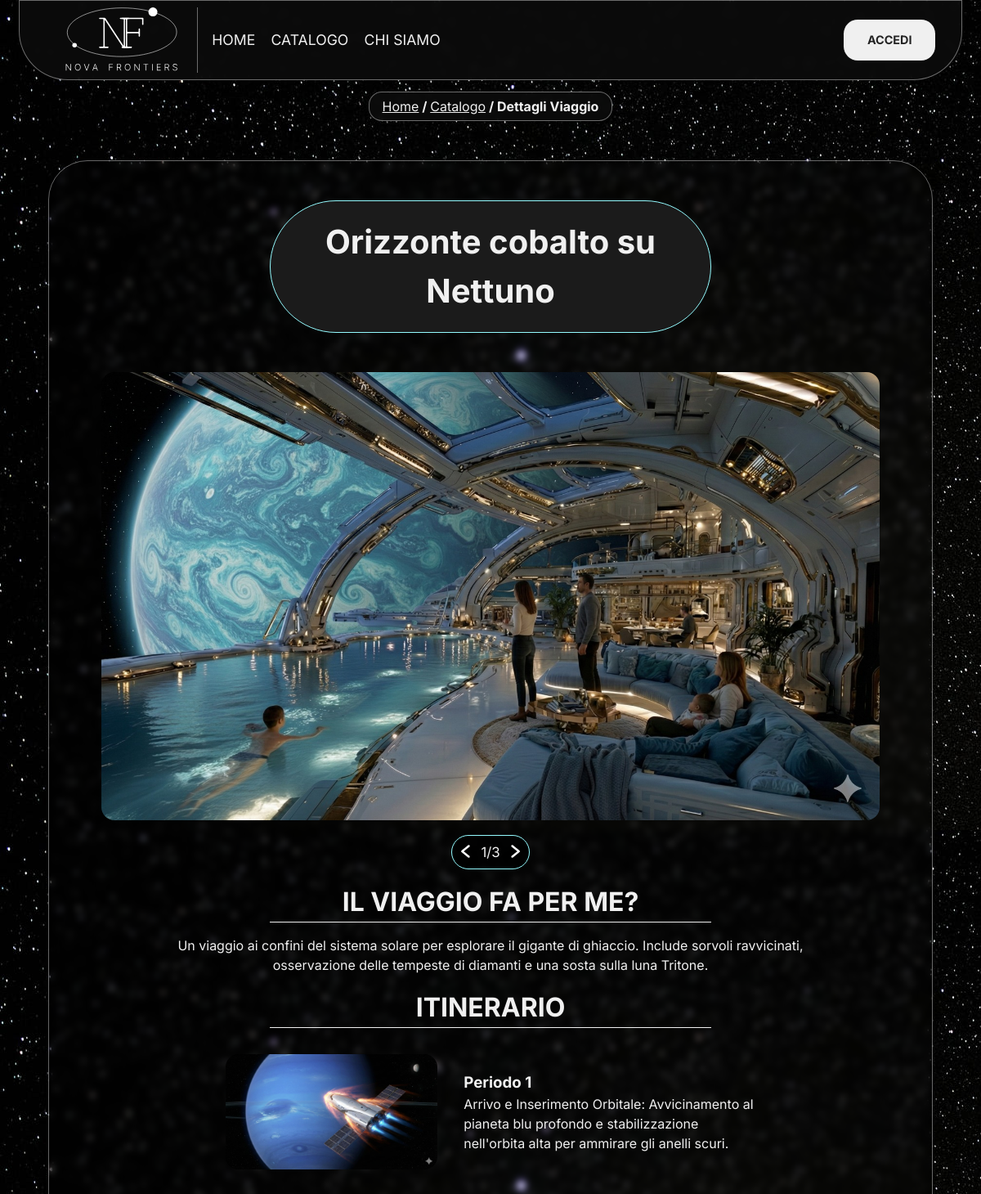
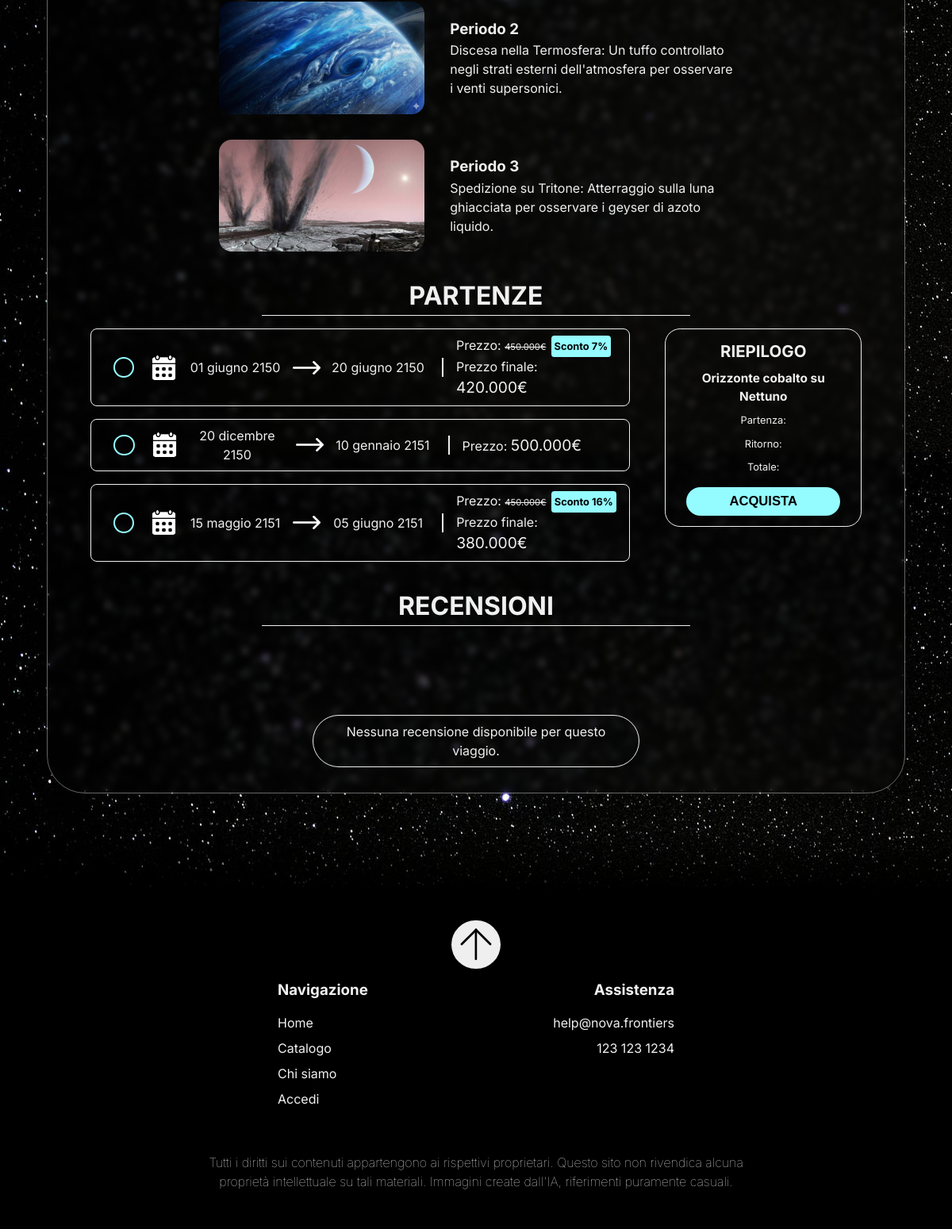
Page /dettagli.php?viaggio=Orizzonte+cobalto+su+Nettuno on the committed database (2 pictures, top to bottom).
### tables this page shows
CREATE TABLE Immagini (
    id INT PRIMARY KEY,
    alt_text VARCHAR(255),
    url_immagine VARCHAR(500) NOT NULL,
    tipo_viaggio_nome VARCHAR(100),
    periodo_itinerario_id INT,
    FOREIGN KEY (tipo_viaggio_nome) REFERENCES Tipo_Viaggio(nome)
        ON UPDATE CASCADE ON DELETE SET NULL,
    FOREIGN KEY (periodo_itinerario_id) REFERENCES Periodo_Itinerario(id)
        ON UPDATE CASCADE ON DELETE SET NULL
);

CREATE TABLE Periodo_Itinerario (
    id INT PRIMARY KEY,
    tipo_viaggio_nome VARCHAR(100) NOT NULL,
    descrizione TEXT NOT NULL,
    FOREIGN KEY (tipo_viaggio_nome) REFERENCES Tipo_Viaggio(nome) 
        ON UPDATE CASCADE ON DELETE CASCADE
);

CREATE TABLE Viaggio (
    id INT PRIMARY KEY,
    tipo_viaggio_nome VARCHAR(100) NOT NULL,
    prezzo DECIMAL(10, 2) NOT NULL,
    prezzo_scontato DECIMAL(10, 2),
    data_inizio DATE NOT NULL,
    data_fine DATE NOT NULL,
    FOREIGN KEY (tipo_viaggio_nome) REFERENCES Tipo_Viaggio(nome)
        ON UPDATE CASCADE ON DELETE CASCADE
);

### php/dbConnection.php (called while the page is built, shortened)
<?php
class DBAccess {
	private $connection;
	public function openDBConnection() {
		$this->connection = mysqli_connect(self::HOST_DB, self::USERNAME, self::PASSWORD, self::DATABASE_NAME);
		if(mysqli_connect_errno()) {
			return false;
		} else {
			return true;
		}
	}
	public function getVoyageDescription($nomeViaggio) {
		$query = "SELECT descrizione FROM Tipo_Viaggio WHERE nome = ?";
		$stmt = $this->connection->prepare($query);
		$stmt->bind_param("s", $nomeViaggio);
		if(!$stmt->execute()) {
			throw new Exception("Errore nel recupero partenza");
		}
		$stmt->bind_result($descrizione);
	    return $descrizione;
	}
	public function getMainImages($nomeViaggio) {
		$query = "
			SELECT url_immagine, alt_text
			FROM Immagini
			WHERE tipo_viaggio_nome = ? AND periodo_itinerario_id IS NULL
			ORDER BY id ASC
		";
		$stmt = $this->connection->prepare($query);
		$stmt->bind_param("s", $nomeViaggio);
		if(!$stmt->execute()) {
			throw new Exception("Errore nel recupero immagini");
		}
		$result=array();
		$queryResult = $stmt->get_result();
		while($row = mysqli_fetch_assoc($queryResult)){
			array_push($result, $row);
		}
		return $result;
	}
	public function getPeriodsWithImages($nomeViaggio) {
		$query = "
			SELECT
				p.id,
				p.descrizione,
				i.url_immagine,
				i.alt_text
			FROM Periodo_Itinerario p
			LEFT JOIN Immagini i ON i.periodo_itinerario_id = p.id
			WHERE p.tipo_viaggio_nome = ?
			ORDER BY p.id ASC
		";
		$stmt = $this->connection->prepare($query);
		$stmt->bind_param("s", $nomeViaggio);
		if(!$stmt->execute()) {
			throw new Exception("Errore nel recupero itinerari");
		}
		$result=array();
		$queryResult = $stmt->get_result();
		while($row = mysqli_fetch_assoc($queryResult)){
			array_push($result, $row);
		}
		return $result;
	}
	public function getAllDepartures($nomeViaggio){
		$query = "
			SELECT id, data_inizio, data_fine, prezzo, prezzo_scontato
			FROM Viaggio
			WHERE tipo_viaggio_nome = ?
			ORDER BY data_inizio ASC
		";
		$stmt = $this->connection->prepare($query);
		$stmt->bind_param("s", $nomeViaggio);
		if(!$stmt->execute()) {
			throw new Exception("Errore nel recupero partenze");
		}
		$result=array();
		$queryResult = $stmt->get_result();
		while($row = mysqli_fetch_assoc($queryResult)){
			array_push($result, $row);
		}
		return $result;
	}
	public function getReviewsByVoyage($nomeViaggio) {
		$query = "
			SELECT
				U.username,
				R.testo,
				R.punteggio,
				R.data_recensione
			FROM Recensione R
			JOIN Utente U ON R.utente_email = U.email
			WHERE R.tipo_viaggio_nome = ?
			ORDER BY R.data_recensione DESC
		";
		$stmt = $this->connection->prepare($query);
		$stmt->bind_param("s", $nomeViaggio);
		$stmt->execute();
		$result = $stmt->get_result();
		$reviews = [];
		return $reviews;
	}
}
?>

### dettagli.php (the view, shortened to what this page needs)
<?php
    require_once "php/dbConnection.php";
    require_once "php/utils.php";
    $paginaDettagli = file_get_contents("dettagli.html");
    if(isset($_SESSION['username'])) {
        $paginaDettagli = setta_link_area_personale($paginaDettagli);
    } else {
        $paginaDettagli = setta_link_login($paginaDettagli);
    }
    $messaggio="";
    $email="";
    try {
        $db = new DBAccess();
        if(isset($_GET['viaggio']))
            $nomeViaggio = urldecode($_GET['viaggio']);
        else{
            header("Location: Catalogo.php?");
            exit();
        }
        $paginaDettagli = str_replace("[NOME VIAGGIO]", $nomeViaggio, $paginaDettagli);
        $paginaDettagli = str_replace("[NAME_TITLE]", $nomeViaggio, $paginaDettagli);
        $descr_viaggio = $db->getVoyageDescription($nomeViaggio);
        $paginaDettagli = str_replace("[DESCRIZIONE_VIAGGIO]", $descr_viaggio , $paginaDettagli);
        $mainImages = $db->getMainImages($nomeViaggio);
        $imagesString="";
        foreach ($mainImages as $index => $img) {
            if($index != 0){
                $imagesString .= "<img class='coverImg' src='".$img['url_immagine']."' aria-hidden='true' alt='".$img['alt_text']."'/>";
            } else {
                $imagesString .= "<img class='coverImg' src='".$img['url_immagine']."' alt='".$img['alt_text']."'/>";
            }
        }
        $paginaDettagli = str_replace("[LISTA_IMMAGINI_PRINCIPALI]", $imagesString , $paginaDettagli);
        $periods = $db->getPeriodsWithImages($nomeViaggio);
        $periodsString="";
        foreach ($periods as $i => $periodo) {
            $idx = $i + 1;
            $periodsString .= "
                <li class='itemItinerario'>
                    <img class='itineraryImg' src='".$periodo['url_immagine']."' alt='".$periodo['alt_text']."'>
                    <div>
                        <h3>Periodo ".$idx."</h3>
                        <p>".$periodo['descrizione']."</p>
                    </div>
                </li>
            ";
        }
        $paginaDettagli = str_replace("[LISTA_PERIODI]", $periodsString, $paginaDettagli);
        if(isset($_SESSION['username']))
            $departures = $db->getAvailableDepartures($email, $nomeViaggio);
        else{
            $departures = $db->getAllDepartures($nomeViaggio);
        }
        $departuresString="";
        foreach ($departures as $i => $dep) {
            $mesi_it = [
                1 => "gennaio", 2 => "febbraio", 3 => "marzo", 4 => "aprile",
                5 => "maggio", 6 => "giugno", 7 => "luglio", 8 => "agosto",
                9 => "settembre", 10 => "ottobre", 11 => "novembre", 12 => "dicembre"
            ];
            $dataInizio = strtotime($dep['data_inizio']);
            $dataFine =  strtotime($dep['data_fine']);
            $dataInizioITA = date("d",$dataInizio) ." ". $mesi_it[(int)date("n",$dataInizio)] ." ". date("Y",$dataInizio) ;
            $dataFineITA = date("d",$dataFine) ." ". $mesi_it[(int)date("n",$dataFine)] ." ". date("Y",$dataFine) ;
            $idx = $i + 1;
            $departuresString .="
                <label for='"."choice{$idx}"."' class='opzionePartenza' tabindex='0'>";
            $departuresString .="
                <input type='radio' class='selectionIndicator' name='choice' id='"."choice{$idx}"."' value='".$dep['id']."'/>
                <img class='calendar-icon' src='assets/icons/calendar.png' width='35' alt=''/>
                <time datetime='".$dep['data_inizio']."' class='dataPartenza'><span class='sr-only'>Data partenza: </span>".$dataInizioITA."</time>
                <img class='arrow-icon' src='assets/icons/right-arrow.png' width='35' alt=''/>
                <time datetime='".$dep['data_fine']."' class='dataArrivo'><span class='sr-only'>Data ritorno: </span>".$dataFineITA."</time>
            ";
            if (!empty($dep['prezzo_scontato']) && $dep['prezzo_scontato'] < $dep['prezzo']) {
                $percent = round((($dep['prezzo'] - $dep['prezzo_scontato']) / $dep['prezzo']) * 100);
                $departuresString .="
                    <span class='containerPrezzi'>
                        <span>Prezzo: <span class='costoIniziale'>".number_format($dep['prezzo'],0,",",".")."€</span><span class='sconto'>Sconto ".$percent."%</span></span>
                        <span>Prezzo finale: <span class='costoFinale'>".number_format($dep['prezzo_scontato'],0,",",".")."€</span></span>
                    </span>
                    ";
            } else {
                $departuresString .="
                    <span>Prezzo: <span class='costoFinale'> ".number_format($dep['prezzo'],0,",",".")."€</span></span>
                ";
            }
            $departuresString .= "</label>";
        }
        if($departuresString == ""){
            $departuresString .= "<p class='no-result'>Nessuna partenza disponibile.</p>";
            $acquista = "<button type='submit' id='buyButton' tabindex='0' disabled>ACQUISTA</button>";
        }
        else{
            $acquista = "<button type='submit' id='buyButton' tabindex='0'>ACQUISTA</button>";
        }
        $paginaDettagli = str_replace("[LISTA_PARTENZE]", $departuresString, $paginaDettagli);
        $paginaDettagli = str_replace("[AZIONE-ACQUISTA]", $acquista, $paginaDettagli);
        $recensioniHTML = "";
        $recensioni = $db->getReviewsByVoyage($nomeViaggio);
        if (count($recensioni) > 0) {
            foreach ($recensioni as $rec) {
                $username = htmlspecialchars($rec['username']);
                $testo = htmlspecialchars($rec['testo']);
                $punteggio = (int)$rec['punteggio'];
                $dataISO = $rec['data_recensione'];
                $dataFormattata = date("d/m/Y", strtotime($dataISO));
                $recensioniHTML .= "
                    <li class=\"recensione\">
                        <img src=\"assets/icons/user.png\" class=\"userIcon\" alt=\"\" />
                        <h3>{$username}</h3>
                        <p class=\"valutazione\">{$punteggio}/5</p>
                        <p>{$testo}</p>
                        <p class=\"dataRecensione\">
                            <time datetime=\"{$dataISO}\">{$dataFormattata}</time>
                        </p>
                    </li>
                ";
            }
        } else {
            $recensioniHTML = "
                <li class=\"no-result-wrapper\">
                    <p class=\"no-result\">Nessuna recensione disponibile per questo viaggio.</p>
                </li>
            ";
        }
        $paginaDettagli = str_replace("[RECENSIONI_VIAGGIO]", $recensioniHTML, $paginaDettagli);
    } catch(Exception $e) {
        $messaggio = "<p class='messaggio' role='alert'>" . $e->getMessage() . "</p>";
    }
    $paginaDettagli = str_replace("[MESSAGGIO]", $messaggio, $paginaDettagli);
    $footerLink="";
    if(isset($_SESSION['username']))
        $footerLink = "<li><a href='AreaPersonale.php' class='footer-link'>Area Personale</a></li>";
    else
        $footerLink = "<li><a href='login.php' class='footer-link'>Accedi</a></li>";
    $paginaDettagli = str_replace("[FOOTER_LINK]", $footerLink, $paginaDettagli);
    echo $paginaDettagli;
?>

### css/mini_style.css (style rules this page uses)
#logo { border-right: none; height: 65px; min-width: 100px; }
#menu { display: none; }
h2 { font-size: 1.8em; }
#imgScroller { width: 95%; }
#contenuto-dettagli > h1 { margin: 0.5em auto; border-radius: 1em; padding: 0.5em; width: 90%; }
.opzionePartenza > .dataArrivo, .opzionePartenza > .dataPartenza { width: 80%; }
.itemItinerario { width: 80%; flex-direction: column; margin: 3em auto; }
.itineraryImg { width: 70%; max-width:400px; margin: auto; margin-bottom: 0.5em; }
.itemItinerario > div { text-align: center; }
#containerPartenze { flex-direction: column; }
#riepilogoAcquisto { width: 80%; max-width:350px; margin:auto; float: none; }
#listaPartenze { float: none; width: 60%; max-width:300px; margin:auto; min-width: fit-content; }
.arrow-icon { transform: rotate(90deg); }
.selectionIndicator { margin-bottom: 1em; }
.opzionePartenza { flex-direction: column; }
.opzionePartenza > .dataArrivo { border:none; margin: 0px; padding: 0px; border-bottom: 1px solid var(--txt-color-1); padding-bottom:0.5em; margin-bottom: 0.5em; }
#buyButton { width: 70%; margin-left: 15%; }
#containerRecensioni { width: 90%; flex-direction: column; }
h2 strong { all: unset; font: inherit; }

### css/print.css (style rules this page uses)
html { font-family: "Times New Roman", Times, serif; font-size: 12pt; }
a:link:after, a:visited:after { content: " [attr(href)] "; font-size: 90%; }
#header-container, #top-header-container, #menu, #menu-mobile, #button-menu-mobile, header { display: none; }
#button-torna-su { display: none; }
#footer-mid-container, #footer-contatti-container { display: none; }

### rows in the picture
immagini: url_immagine (picture), idx "1", periodo_itinerario.descrizione "Arrivo e Inserimento Orbitale: Avvicinamento al pianeta blu profondo e stabilizzazione nell'orbita alta per ammirare gli anelli scuri."
immagini: url_immagine (picture), idx "2", periodo_itinerario.descrizione "Discesa nella Termosfera: Un tuffo controllato negli strati esterni dell'atmosfera per osservare i venti supersonici."
immagini: url_immagine (picture), idx "3", periodo_itinerario.descrizione "Spedizione su Tritone: Atterraggio sulla luna ghiacciata per osservare i geyser di azoto liquido."
viaggio: data_inizio "01 giugno 2150", data_fine "20 giugno 2150", prezzo "450.000", percent "7", prezzo_scontato "420.000"
viaggio: data_inizio "20 dicembre 2150", data_fine "10 gennaio 2151", prezzo "500.000"
viaggio: data_inizio "15 maggio 2151", data_fine "05 giugno 2151", prezzo "450.000", percent "16", prezzo_scontato "380.000"
